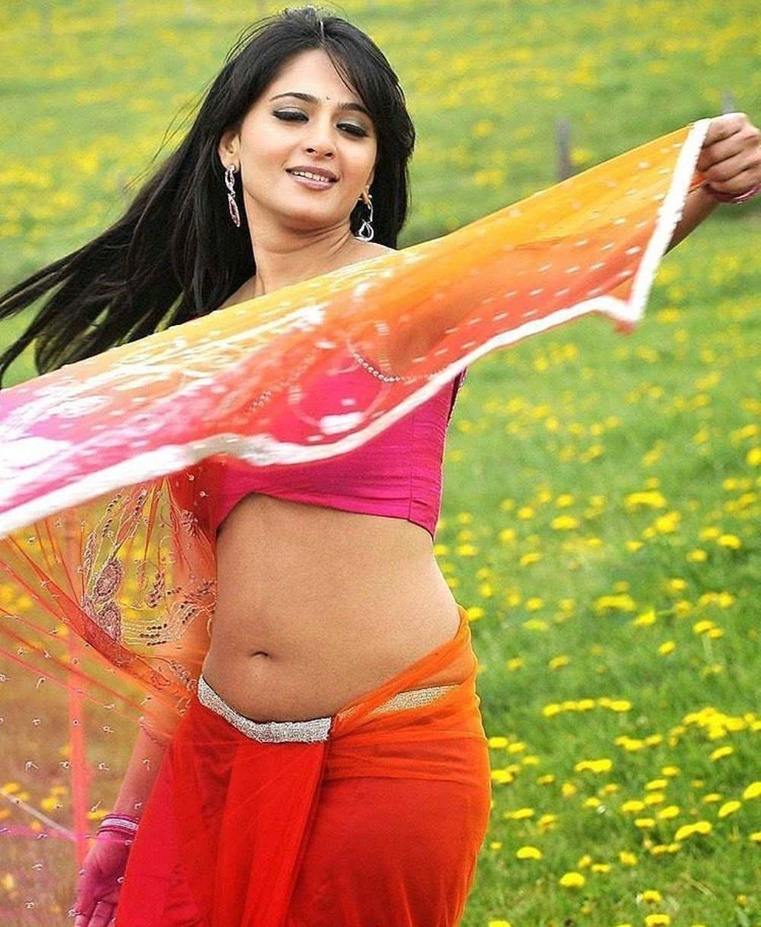
#> input picture anu.jpg, 761 x 927 px, shrunk from 1242 x 1514 before the run
$ python Blurring.py
#> lines starting #> are read from the running program, lines starting #| are printed output that depends on the picture
from PIL import Image, ImageFilter
im = Image.open(r"anu.jpg")
#> im is the input picture: PIL image 761x927 RGB; mean R, G, B 180.4, 143.3, 81.4
im1 = im.filter(ImageFilter.GaussianBlur(4))
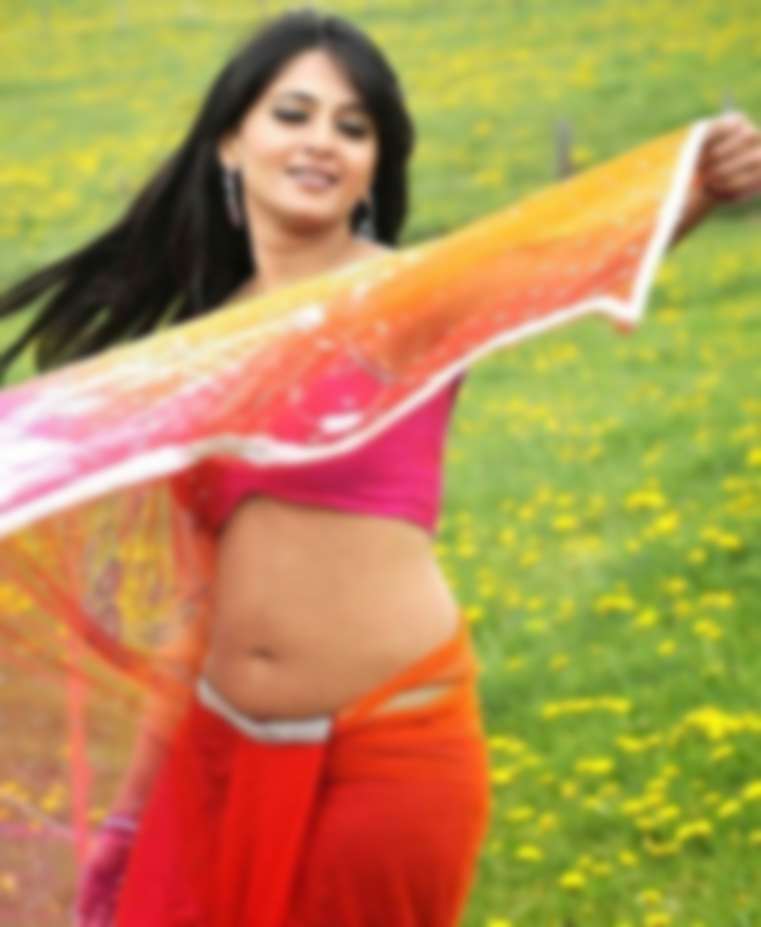
#> im1: PIL image 761x927 RGB; mean R, G, B 180.4, 143.3, 81.4
im1.show()

$ run again, with krish.jpg copied over anu.jpg
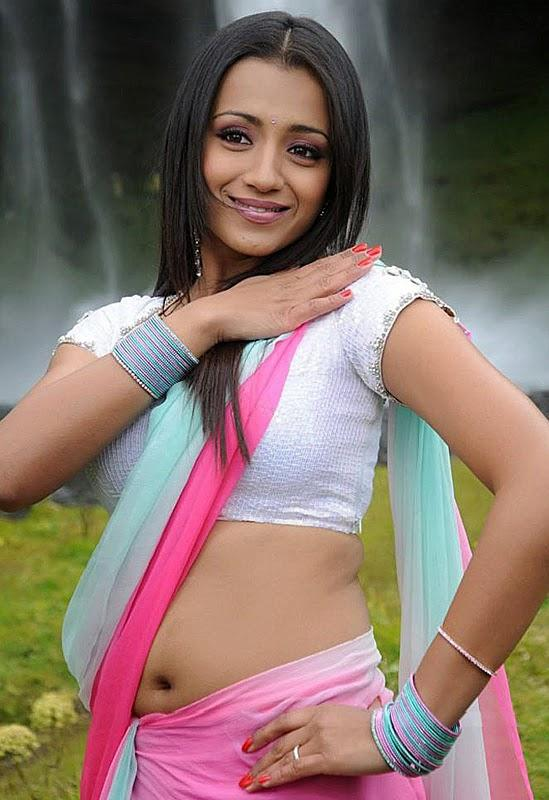
#> input picture krish.jpg, 549 x 800 px
#> im is the input picture: PIL image 549x800 RGB; mean R, G, B 134.1, 113.3, 105.5
#> `im1 = im.filter(ImageFilter.GaussianBlur(4))`:
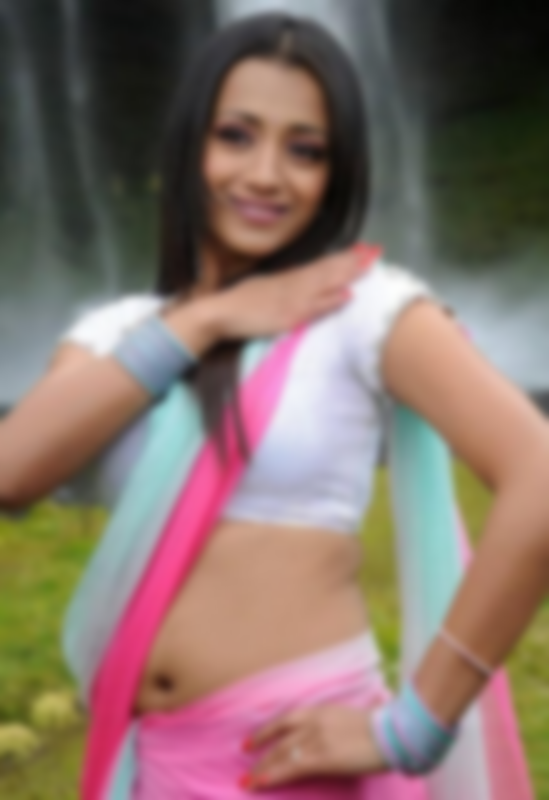
#> im1: PIL image 549x800 RGB; mean R, G, B 134.1, 113.3, 105.5

$ run again, with priya.jpg copied over anu.jpg
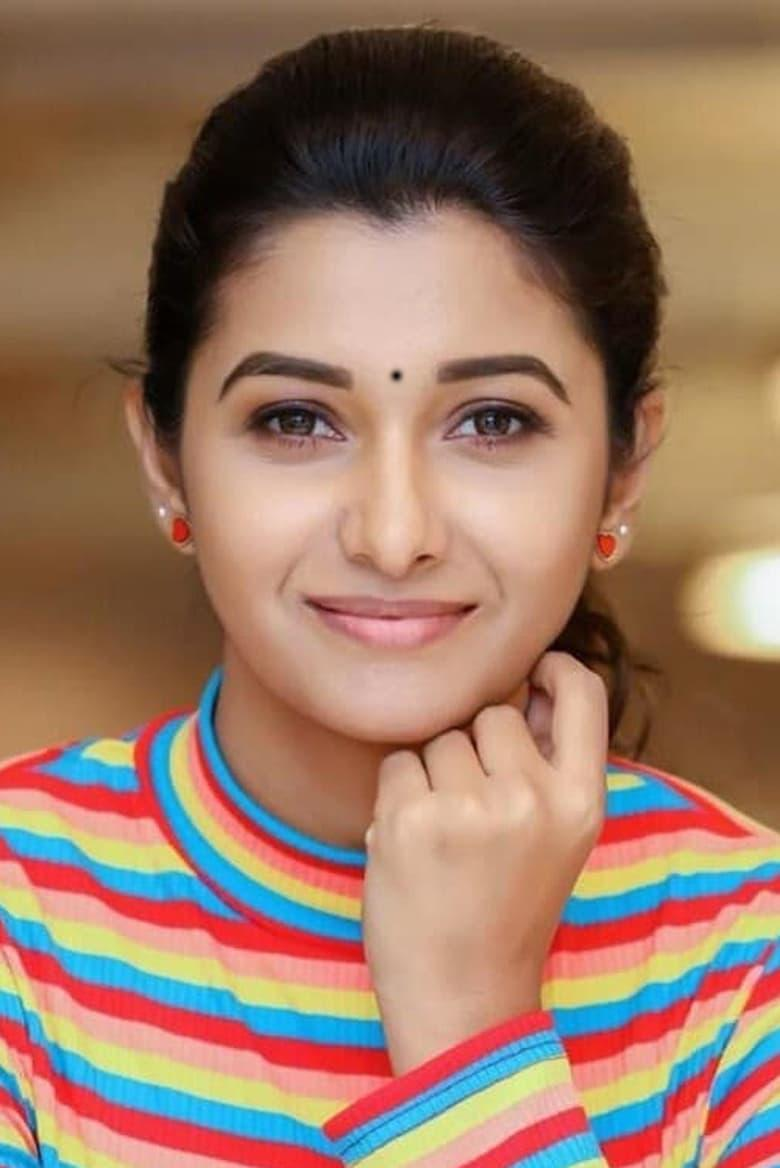
#> input picture priya.jpg, 780 x 1168 px
#> im is the input picture: PIL image 780x1168 RGB; mean R, G, B 154.9, 120, 100.7
#> `im1 = im.filter(ImageFilter.GaussianBlur(4))`:
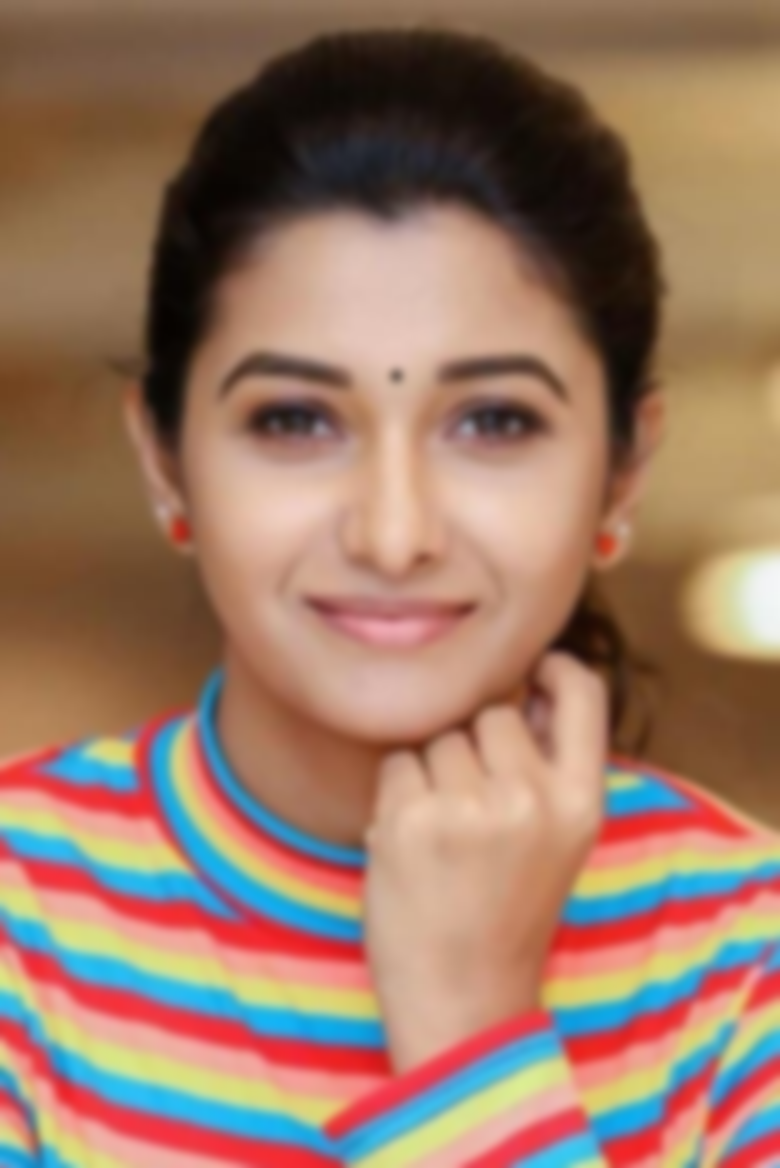
#> im1: PIL image 780x1168 RGB; mean R, G, B 154.9, 120, 100.7
